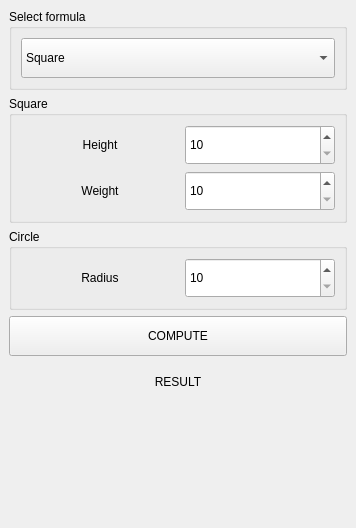
<?xml version="1.0" encoding="UTF-8"?>
<ui version="4.0">
 <class>computeArea</class>
 <widget class="QMainWindow" name="computeArea">
  <property name="geometry">
   <rect>
    <x>0</x>
    <y>0</y>
    <width>356</width>
    <height>528</height>
   </rect>
  </property>
  <property name="minimumSize">
   <size>
    <width>0</width>
    <height>0</height>
   </size>
  </property>
  <property name="windowTitle">
   <string>Compute Area </string>
  </property>
  <widget class="QWidget" name="centralwidget">
   <layout class="QVBoxLayout" name="verticalLayout_2">
    <item>
     <widget class="QGroupBox" name="groupBox">
      <property name="title">
       <string>Select formula</string>
      </property>
      <layout class="QVBoxLayout" name="verticalLayout">
       <item>
        <widget class="QComboBox" name="shape_cbb">
         <property name="minimumSize">
          <size>
           <width>0</width>
           <height>40</height>
          </size>
         </property>
         <item>
          <property name="text">
           <string>Square</string>
          </property>
         </item>
         <item>
          <property name="text">
           <string>Circle</string>
          </property>
         </item>
        </widget>
       </item>
      </layout>
     </widget>
    </item>
    <item>
     <widget class="QGroupBox" name="sq_gb">
      <property name="title">
       <string>Square</string>
      </property>
      <layout class="QVBoxLayout" name="verticalLayout_3">
       <item>
        <layout class="QHBoxLayout" name="horizontalLayout" stretch="1,0">
         <item>
          <widget class="QLabel" name="label">
           <property name="layoutDirection">
            <enum>Qt::LeftToRight</enum>
           </property>
           <property name="text">
            <string>Height</string>
           </property>
           <property name="alignment">
            <set>Qt::AlignCenter</set>
           </property>
          </widget>
         </item>
         <item>
          <widget class="QSpinBox" name="sq_heigth_spx">
           <property name="minimumSize">
            <size>
             <width>150</width>
             <height>40</height>
            </size>
           </property>
           <property name="minimum">
            <number>10</number>
           </property>
           <property name="maximum">
            <number>9999999</number>
           </property>
          </widget>
         </item>
        </layout>
       </item>
       <item>
        <layout class="QHBoxLayout" name="horizontalLayout_2" stretch="1,0">
         <item>
          <widget class="QLabel" name="label_2">
           <property name="layoutDirection">
            <enum>Qt::LeftToRight</enum>
           </property>
           <property name="text">
            <string>Weight</string>
           </property>
           <property name="alignment">
            <set>Qt::AlignCenter</set>
           </property>
          </widget>
         </item>
         <item>
          <widget class="QSpinBox" name="sq_weight_spx">
           <property name="minimumSize">
            <size>
             <width>150</width>
             <height>40</height>
            </size>
           </property>
           <property name="minimum">
            <number>10</number>
           </property>
           <property name="maximum">
            <number>9999999</number>
           </property>
          </widget>
         </item>
        </layout>
       </item>
      </layout>
     </widget>
    </item>
    <item>
     <widget class="QGroupBox" name="sr_gb">
      <property name="title">
       <string>Circle</string>
      </property>
      <layout class="QVBoxLayout" name="verticalLayout_4">
       <item>
        <layout class="QHBoxLayout" name="horizontalLayout_3" stretch="1,0">
         <item>
          <widget class="QLabel" name="label_3">
           <property name="layoutDirection">
            <enum>Qt::LeftToRight</enum>
           </property>
           <property name="text">
            <string>Radius</string>
           </property>
           <property name="alignment">
            <set>Qt::AlignCenter</set>
           </property>
          </widget>
         </item>
         <item>
          <widget class="QSpinBox" name="cr_radius_spx">
           <property name="minimumSize">
            <size>
             <width>150</width>
             <height>40</height>
            </size>
           </property>
           <property name="minimum">
            <number>10</number>
           </property>
           <property name="maximum">
            <number>9999999</number>
           </property>
          </widget>
         </item>
        </layout>
       </item>
      </layout>
     </widget>
    </item>
    <item>
     <widget class="QPushButton" name="compute_btn">
      <property name="minimumSize">
       <size>
        <width>0</width>
        <height>40</height>
       </size>
      </property>
      <property name="text">
       <string>COMPUTE</string>
      </property>
     </widget>
    </item>
    <item>
     <widget class="QLabel" name="result_lb">
      <property name="minimumSize">
       <size>
        <width>0</width>
        <height>40</height>
       </size>
      </property>
      <property name="text">
       <string>RESULT</string>
      </property>
      <property name="alignment">
       <set>Qt::AlignCenter</set>
      </property>
     </widget>
    </item>
    <item>
     <spacer name="verticalSpacer">
      <property name="orientation">
       <enum>Qt::Vertical</enum>
      </property>
      <property name="sizeHint" stdset="0">
       <size>
        <width>20</width>
        <height>40</height>
       </size>
      </property>
     </spacer>
    </item>
   </layout>
  </widget>
 </widget>
 <resources/>
 <connections/>
</ui>
